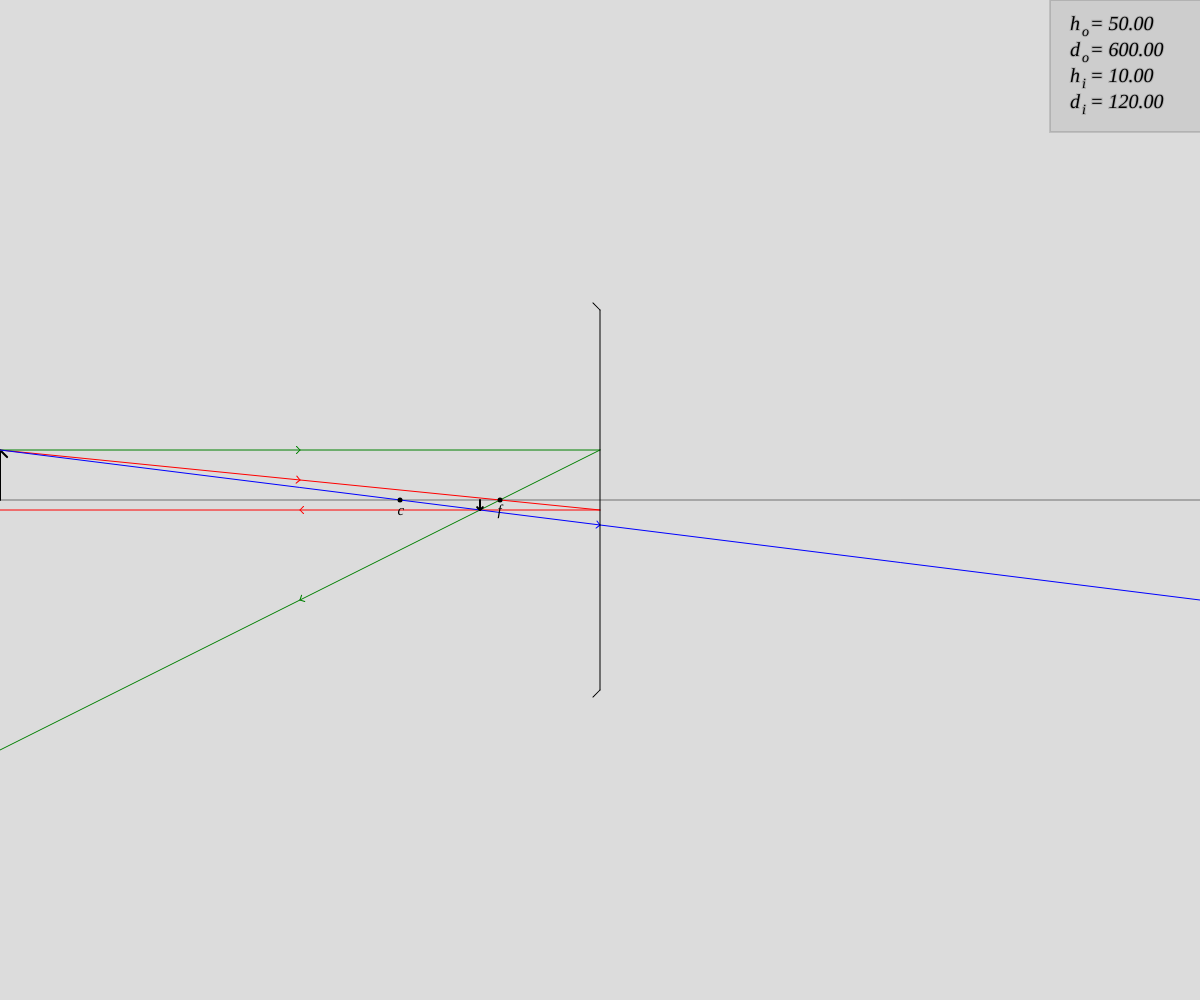
Frame 1 (no input)
Frame 60 (no input): identical to frame 1, image omitted
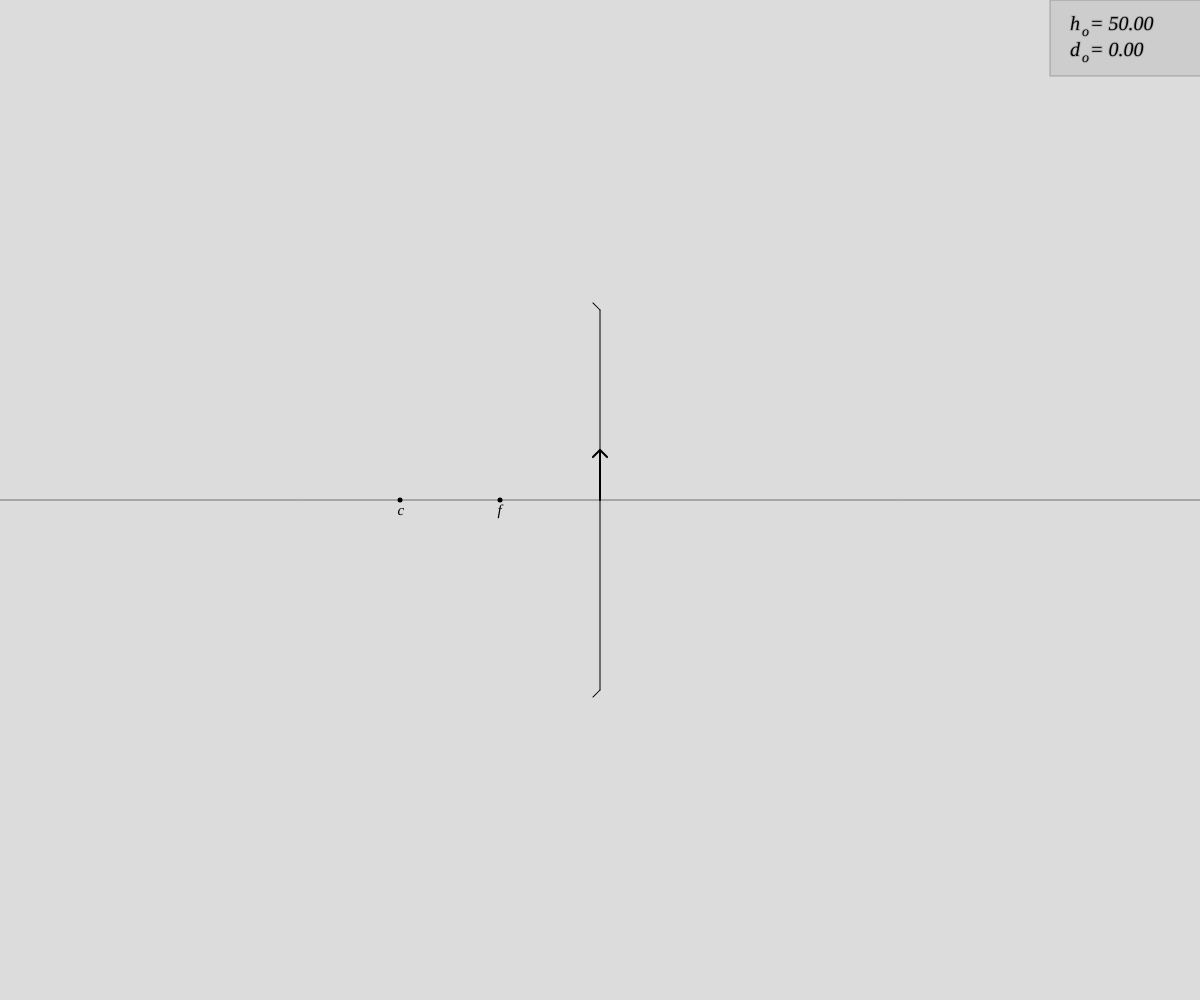
Frame 120 (the mouse pressed at the canvas centre since frame 60)

The p5.js sketch that drew these frames (run headless with seeded random() and noise() and a simulated clock; from frame 60 on, the mouse is pressed at the canvas centre):

// p5.js sketch
// ── sketch.js
class ArrowObject {
    constructor(xPos, h, inverted, virtual) {
        this.pos = createVector(xPos, height / 2);
        this.height = abs(h);
        this.inverted = inverted ? inverted : false;
        this.virtual = virtual ? virtual : false;
    }
    draw() {
        push();
        stroke(0);
        strokeWeight(2);
        if (this.virtual)
            strokeWeight(0.5);
        translate(this.pos.x, this.pos.y);
        if (this.inverted) {
            line(0, 0, 0, this.height);
            translate(0, this.height);
            rotate(radians(180));
        }
        else {
            line(0, 0, 0, -this.height);
            translate(0, -this.height);
        }
        // ratio this/arrow
        let legLength = map(this.height / arrow.height, 0, 1, 0.5, 2);
        drawArrow(0, 0, -90, legLength * 5);
        pop();
    }
    cast(mirror) {
        if (mirror.pos.x - this.pos.x == 0)
            return;
        push();
        stroke("red");
        let cast1 = this.castRay1(mirror);
        line(this.pos.x, this.pos.y - this.height, cast1.rays[0].x, cast1.rays[0].y);
        let arrowAngle = createVector(1, 0).angleBetween(cast1.rays[0].copy().sub(this.pos.x, this.pos.y - this.height));
        drawArrow(mirror.pos.x + (this.pos.x - mirror.pos.x) / 2, (this.pos.y - this.height + cast1.rays[0].y) / 2, degrees(arrowAngle), 5);
        if (this.pos.x > mirror.pos.x)
            strokeWeight(0.5);
        line(cast1.rays[0].x, cast1.rays[0].y, cast1.rays[1].x, cast1.rays[1].y);
        drawArrow(mirror.pos.x / 2, cast1.rays[1].y, 180, 5);
        if (cast1.rays.length > 2) {
            push();
            strokeWeight(0.5);
            line(cast1.rays[0].x, cast1.rays[0].y, cast1.rays[2].x, cast1.rays[2].y);
            pop();
        }
        pop();
        push();
        stroke("green");
        let cast2 = this.castRay2(mirror);
        line(this.pos.x, this.pos.y - this.height, cast2.rays[0].x, cast2.rays[0].y);
        let distFirstArrow = mirror.pos.x - this.pos.x;
        drawArrow(this.pos.x + distFirstArrow / 2, this.pos.y - this.height, this.pos.x < mirror.pos.x ? 0 : 180, 5);
        if (this.pos.x > mirror.pos.x)
            strokeWeight(0.5);
        line(cast2.rays[0].x, cast2.rays[0].y, cast2.rays[1].x, cast2.rays[1].y);
        push();
        arrowAngle = createVector(-mirror.pos.x, 0).angleBetween(createVector(-mirror.pos.x, cast2.rays[1].y - cast2.rays[0].y));
        translate(cast2.rays[0].x, cast2.rays[0].y);
        rotate(radians(180) + arrowAngle);
        translate(dist(cast2.rays[0].x, cast2.rays[0].y, cast2.rays[1].x, cast2.rays[1].y) / 2, 0);
        drawArrow(0, 0, 0, 5);
        pop();
        if (cast2.rays.length > 2) {
            push();
            strokeWeight(0.5);
            line(cast2.rays[0].x, cast2.rays[0].y, cast2.rays[2].x, cast2.rays[2].y);
            pop();
        }
        pop();
        push();
        stroke("blue");
        let cast3 = this.castRay3(mirror);
        if (this.pos.x > mirror.pos.x)
            strokeWeight(0.5);
        line(this.pos.x, this.pos.y - this.height, cast3.rays[0].x, cast3.rays[0].y);
        let arrowX = this.pos.x + (cast3.rays[0].x - this.pos.x) / 2;
        let arrowY = (this.pos.y - this.height + cast3.rays[0].y) / 2;
        arrowAngle = createVector(1, 0).angleBetween(cast3.rays[0].copy().sub(createVector(this.pos.x, this.pos.y - this.height)));
        drawArrow(arrowX, arrowY, degrees(arrowAngle), 5);
        if (cast3.rays.length > 1) {
            push();
            strokeWeight(0.5);
            line(this.pos.x, this.pos.y - this.height, cast3.rays[1].x, cast3.rays[1].y);
            pop();
        }
        pop();
        // get di
        let distO = mirror.pos.x - this.pos.x;
        let distI = pow((1 / mirror.F - 1 / distO), -1);
        let g = -distI / distO;
        let inverted = g < 0;
        let virtual = distI < 0 || this.pos.x > mirror.pos.x;
        let heightI = abs(g) * this.height;
        return new ArrowObject(mirror.pos.x - distI, heightI, inverted, virtual);
    }
    castRay1(mirror) {
        let arr = [];
        let func = new LinearFunction(this.pos.x, this.pos.y - this.height, mirror.pos.x - mirror.F, mirror.pos.y);
        // get intersect with mirror x
        let intY;
        arr.push(createVector(mirror.pos.x, intY = func.getY(mirror.pos.x)));
        // go back perpendicular to line (slope = 0)
        let perpenX = 0;
        let perpenY = intY;
        arr.push(createVector(perpenX, perpenY));
        if (this.pos.x > mirror.pos.x - mirror.F && this.pos.x < mirror.pos.x) {
            let virtualX = width;
            let virtualY = intY;
            arr.push(createVector(virtualX, virtualY));
        }
        return { rays: arr, func: func };
    }
    castRay2(mirror) {
        let arr = [];
        let perpenX = mirror.pos.x;
        let perpenY = this.pos.y - this.height;
        arr.push(createVector(perpenX, perpenY));
        // func from (mirror x, arrow height) to (f)
        let func = new LinearFunction(perpenX, perpenY, mirror.pos.x - mirror.F, mirror.pos.y);
        // get intersect with mirror x 
        arr.push(createVector(0, func.getY(0)));
        if (this.pos.x > mirror.pos.x - mirror.F && this.pos.x < mirror.pos.x) {
            arr.push(createVector(width, func.getY(width)));
        }
        return { rays: arr, func: func };
    }
    castRay3(mirror) {
        let arr = [];
        let func = new LinearFunction(this.pos.x, this.pos.y - this.height, mirror.pos.x - mirror.C, mirror.pos.y);
        // get intersect with wall/floor
        let y = height;
        let x = func.getX(y);
        if (x < 0) {
            x = 0;
            y = func.getY(x);
        }
        else if (x > width) {
            x = width;
            y = func.getY(x);
        }
        arr.push(createVector(x, y));
        if (this.pos.x > mirror.pos.x - mirror.F && this.pos.x < mirror.pos.x)
            arr.push(createVector(func.getX(0), 0));
        return { rays: arr, func: func };
    }
}
class LinearFunction {
    /**
     * Builds a linear function from 2 points
     * @param x1 x component of point 1
     * @param y1 y component of point 1
     * @param x2 x component of point 2
     * @param y2 y component of point 2
     */
    constructor(x1, y1, x2, y2) {
        this.a = (y1 - y2) / (x1 - x2);
        this.b = y2 - this.a * x2;
    }
    getY(x) {
        return this.a * x + this.b;
    }
    getX(y) {
        return (y - this.b) / this.a;
    }
    intersect(func) {
        let interX = (func.b - this.b) / (this.a - func.a);
        let interY = this.a * ((func.b - this.b) / (this.a - func.a)) + this.b;
        return createVector(interX, interY);
    }
}
class Mirror {
    constructor(xPos, F) {
        this.pos = createVector(xPos, height / 2);
        this.F = F;
        this.C = 2 * F;
        this.height = 400 - 20;
    }
    draw() {
        push();
        stroke(0);
        line(this.pos.x, this.pos.y - (this.height / 2), this.pos.x, this.pos.y + (this.height / 2));
        translate(this.pos.x, this.pos.y - (this.height / 2));
        drawAngle(10, 225);
        translate(0, this.height);
        drawAngle(10, 135);
        translate(0, -(this.height / 2));
        // draw f pt
        strokeWeight(5);
        translate(-this.F, 0);
        point(0, 0);
        push();
        noStroke();
        textSize(15);
        textStyle(ITALIC);
        textFont('Georgia');
        text('f', -2.5, 15);
        pop();
        translate(-this.F, 0);
        point(0, 0);
        push();
        noStroke();
        textSize(15);
        textStyle(ITALIC);
        textFont('Georgia');
        text('c', -2.5, 15);
        pop();
        pop();
    }
}
function drawAngle(l, a) {
    push();
    rotate(radians(a));
    line(0, 0, l, 0);
    pop();
}
/**
 * Draws an arrow at specified x and y coordinates, with specified angle and leg length.
 * @param x x-coordinate in px
 * @param y y-coordinate in px
 * @param angle angle in degrees (0 is left)
 * @param legLength length of arrow legs in px
 */
function drawArrow(x, y, angle, legLength = 10) {
    push();
    translate(x, y);
    rotate(radians(90));
    rotate(radians(angle));
    push();
    rotate(radians(45));
    line(0, 0, legLength, 0);
    pop();
    push();
    rotate(radians(135));
    line(0, 0, legLength, 0);
    pop();
    pop();
}
let arrow, mirror;
function setup() {
    createCanvas(windowWidth, windowHeight);
    mirror = new Mirror(width / 2, 100);
    arrow = new ArrowObject(mirror.pos.x - mirror.C, 50, false, false);
}
function draw() {
    background(220);
    // draw principal axis
    push();
    strokeWeight(0.5);
    stroke(0);
    line(0, height / 2, width, height / 2);
    pop();
    arrow.pos.x = mouseX;
    arrow.draw();
    let newArrow = arrow.cast(mirror);
    if (newArrow)
        newArrow.draw();
    mirror.draw();
    // print text on upper right
    textFont('Georgia');
    textStyle(ITALIC);
    textSize(10);
    translate(width - 150, 0);
    scale(2);
    fill("#00000011");
    stroke("#00000022");
    if (newArrow) {
        rect(0, 0, 100, 66);
    }
    else {
        rect(0, 0, 100, 38);
    }
    // ho
    fill(0);
    push();
    text("h", 10, 15);
    push();
    textSize(7);
    text("o", 16, 15 + textAscent() / 2);
    pop();
    text(`= ${arrow.height.toFixed(2)}`, 20, 15);
    pop();
    // do
    push();
    text("d", 10, 28);
    push();
    textSize(7);
    text("o", 16, 28 + textAscent() / 2);
    pop();
    text(`= ${(mirror.pos.x - arrow.pos.x).toFixed(2)}`, 20, 28);
    pop();
    if (newArrow) {
        // hi
        push();
        text("h", 10, 41);
        push();
        textSize(7);
        text("i", 16, 41 + textAscent() / 2);
        pop();
        text(`= ${newArrow.height.toFixed(2)}`, 20, 41);
        pop();
        // di
        push();
        text("d", 10, 54);
        push();
        textSize(7);
        text("i", 16, 54 + textAscent() / 2);
        pop();
        text(`= ${(mirror.pos.x - newArrow.pos.x).toFixed(2)}`, 20, 54);
        pop();
    }
}
// resize with window
function windowResized() {
    resizeCanvas(windowWidth, windowHeight);
    mirror.pos = createVector(width / 2, height / 2);
    arrow.pos.y = height / 2;
}
